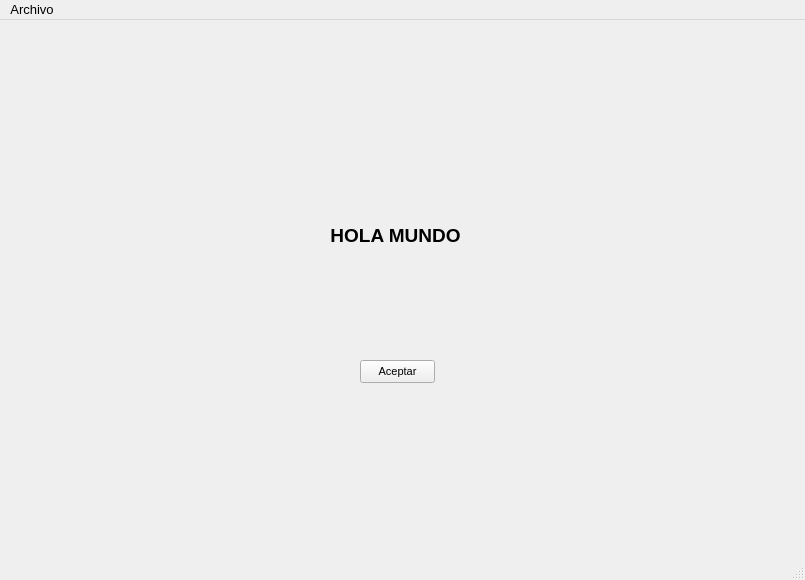
<?xml version="1.0" encoding="UTF-8"?>
<ui version="4.0">
 <class>MainWindow</class>
 <widget class="QMainWindow" name="MainWindow">
  <property name="geometry">
   <rect>
    <x>0</x>
    <y>0</y>
    <width>805</width>
    <height>580</height>
   </rect>
  </property>
  <property name="font">
   <font>
    <pointsize>10</pointsize>
    <weight>50</weight>
    <bold>false</bold>
   </font>
  </property>
  <property name="windowTitle">
   <string>MainWindow</string>
  </property>
  <widget class="QWidget" name="centralwidget">
   <widget class="QLabel" name="lblSaludo">
    <property name="geometry">
     <rect>
      <x>180</x>
      <y>150</y>
      <width>431</width>
      <height>131</height>
     </rect>
    </property>
    <property name="font">
     <font>
      <pointsize>14</pointsize>
      <weight>75</weight>
      <bold>true</bold>
     </font>
    </property>
    <property name="text">
     <string>HOLA MUNDO</string>
    </property>
    <property name="alignment">
     <set>Qt::AlignCenter</set>
    </property>
   </widget>
   <widget class="QPushButton" name="btnAceptar">
    <property name="geometry">
     <rect>
      <x>360</x>
      <y>340</y>
      <width>75</width>
      <height>23</height>
     </rect>
    </property>
    <property name="font">
     <font>
      <pointsize>8</pointsize>
      <weight>50</weight>
      <bold>false</bold>
     </font>
    </property>
    <property name="text">
     <string>Aceptar</string>
    </property>
   </widget>
  </widget>
  <widget class="QMenuBar" name="menubar">
   <property name="geometry">
    <rect>
     <x>0</x>
     <y>0</y>
     <width>805</width>
     <height>23</height>
    </rect>
   </property>
   <widget class="QMenu" name="menuArchivo">
    <property name="title">
     <string>Archivo</string>
    </property>
    <addaction name="actionSalir"/>
   </widget>
   <addaction name="menuArchivo"/>
  </widget>
  <widget class="QStatusBar" name="statusbar"/>
  <action name="actionSalir">
   <property name="text">
    <string>Salir</string>
   </property>
   <property name="shortcut">
    <string>Ctrl+S</string>
   </property>
  </action>
 </widget>
 <resources/>
 <connections/>
</ui>
